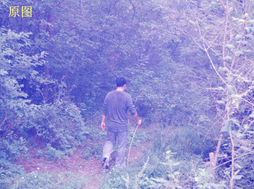
%> input picture 光电/matlab/retinex/msrretnx.bmp, 254 x 189 px, shrunk from 488 x 362 before the run
$ octave SSRetinex.m   (GNU Octave 9; MATLAB toolbox functions it lacks are replaced by stand-ins)
%> lines starting %> are read from the running program, lines starting %| are printed output that depends on the picture
%% SSR
close all
clear all
clc

%% 图像输入及参数设置
%选择图像
imagename='1.jpg';
%读取源图像
%imageres = imread(['F:\XY\master_thesis\speedtestimage\speedtestsmall',imagename]);
imageres = imread('msrretnx.bmp');
%> imageres is the input picture: size 189x254x3 uint8; mean R, G, B 146.5, 143.9, 207.6
figure,imshow(imageres,[0 255]);
imageres = double(imageres);
%> imageres: size 189x254x3 double
%构造高斯核

sigmal =30;

g_filter_window = fspecial('gaussian',[sigmal,sigmal],round(sigmal/3));

%r = 80;
%window_size = 2*r+1;
%g_filter_window = fspecial('gaussian',5,1.2);

%得到图像的长和宽
[height,length]=size(imageres(:,:,1));
%> height = 189; length = 254
%设置出处理后图像
imagedes = zeros(height,length,3);
%> imagedes: size 189x254x3 double; every value is 0

%% 处理

for imagechannel=1:1:3
    imagedes_temp = imfilter(imageres(:,:,imagechannel),g_filter_window,'conv','replicate');
    imagedes_temp = log(imageres(:,:,imagechannel)+1) - log(imagedes_temp+1);
    imagemin = min(min(imagedes_temp));
    imagemax = max(max(imagedes_temp));
    imagedes(:,:,imagechannel) = (imagedes_temp-imagemin)*255/(imagemax-imagemin);
end
%> this loop made 3 passes
%> (imagemin, imagemax) on passes 1 to 3: (-1.57, 0.621), (-2.19, 0.649), (-0.808, 0.215)
%> pass 1, `imagedes_temp = imfilter(imageres(:,:,imagechannel),g_filter_window,'c..`:
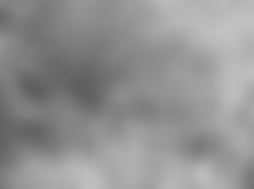
%> imagedes_temp: size 189x254 double; min 94.29, max 194.7, mean 146.5
%> pass 1, `imagedes_temp = log(imageres(:,:,imagechannel)+1) - log(imagedes_temp+..`:
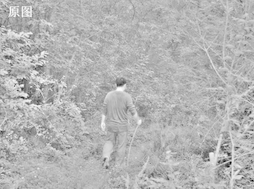
%> imagedes_temp: size 189x254 double; min -1.57, max 0.621, mean -0.0151; drawn with min black and max white
%> pass 2, `imagedes_temp = log(imageres(:,:,imagechannel)+1) - log(imagedes_temp+..`:
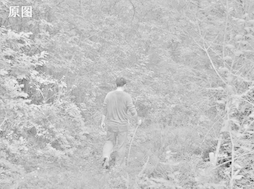
%> imagedes_temp: size 189x254 double; min -2.19, max 0.649, mean -0.0149; drawn with min black and max white
%> after the loop:
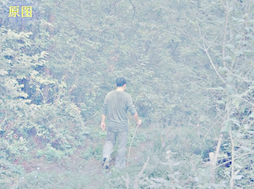
%> imagedes: size 189x254x3 double; mean R, G, B 181.1, 195.3, 201.2

imagedes = uint8(imagedes);
%> imagedes: size 189x254x3 uint8
figure,imshow(imagedes,[0 255]);

imagedes(:,:,1) = adapthisteq(imagedes(:,:,1));
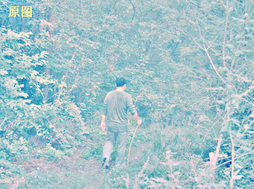
%> imagedes: size 189x254x3 uint8; mean R, G, B 164, 195.3, 201.2
imagedes(:,:,2) = adapthisteq(imagedes(:,:,2));
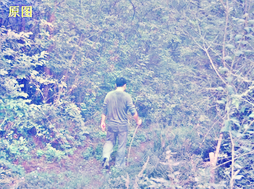
%> imagedes: size 189x254x3 uint8; mean R, G, B 164, 174.7, 201.2
imagedes(:,:,3) = adapthisteq(imagedes(:,:,3));
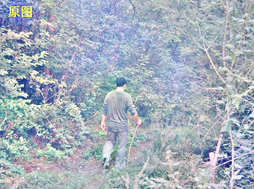
%> imagedes: size 189x254x3 uint8; mean R, G, B 164, 174.7, 186.8

%% 输出
figure,imshow(imagedes,[0 255]);

$ run again, with 光电/matlab/start/2.jpg saved as 光电/matlab/retinex/msrretnx.bmp
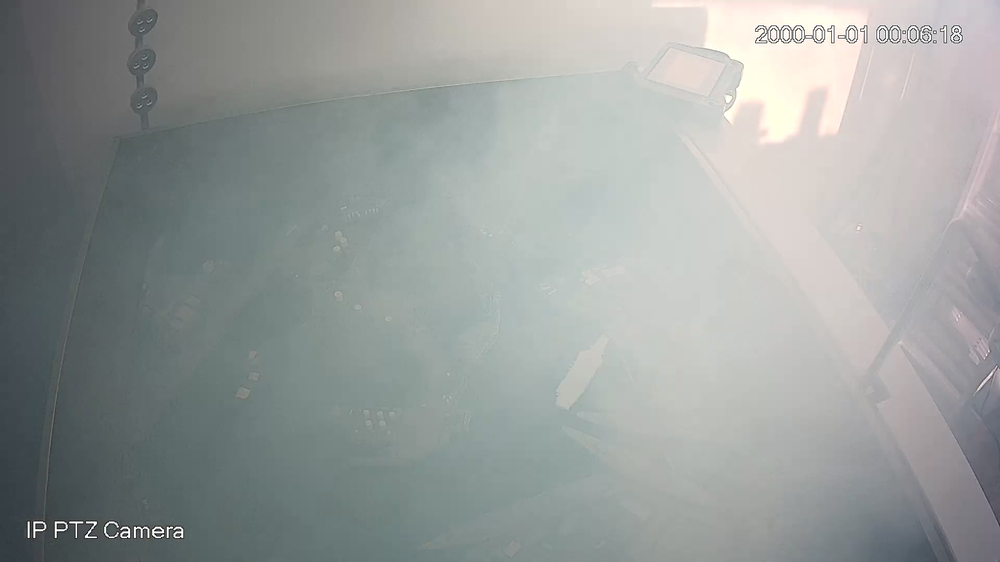
%> input picture 光电/matlab/start/2.jpg, 1000 x 562 px, shrunk from 1920 x 1080 before the run
%> imageres is the input picture: size 562x1000x3 uint8; mean R, G, B 151.8, 156.7, 154.9
%> imageres: size 562x1000x3 double
%> height = 562; length = 1000
%> the loop `for imagechannel=1:1:3` made 3 passes
%> (imagemin, imagemax) on passes 1 to 3: (-4.69, 1.18), (-4.75, 1.12), (-4.74, 1.08)
%> pass 1, `imagedes_temp = imfilter(imageres(:,:,imagechannel),g_filter_window,'c..`:
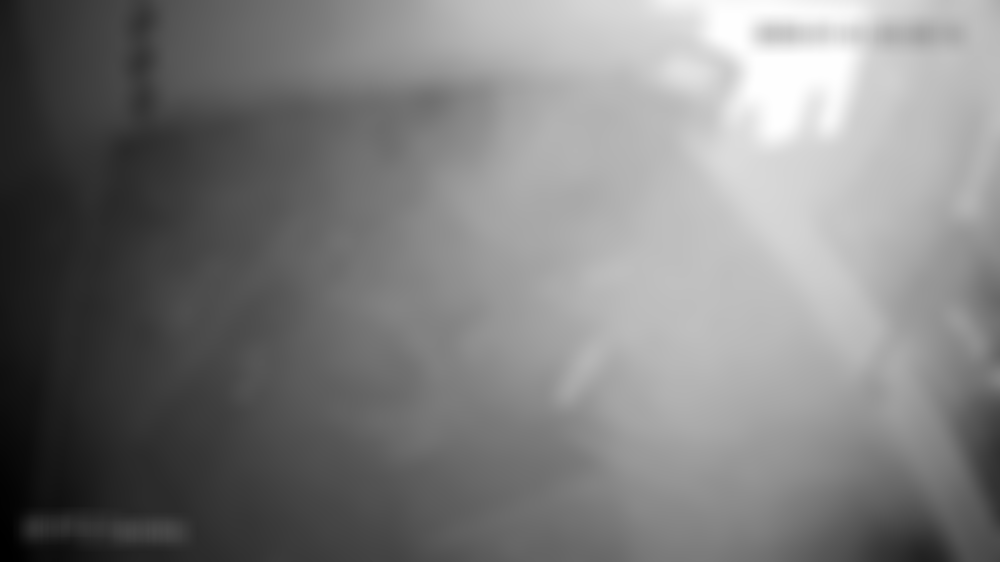
%> imagedes_temp: size 562x1000 double; min 51.35, max 255, mean 151.8; drawn with min black and max white
%> pass 1, `imagedes_temp = log(imageres(:,:,imagechannel)+1) - log(imagedes_temp+..`:
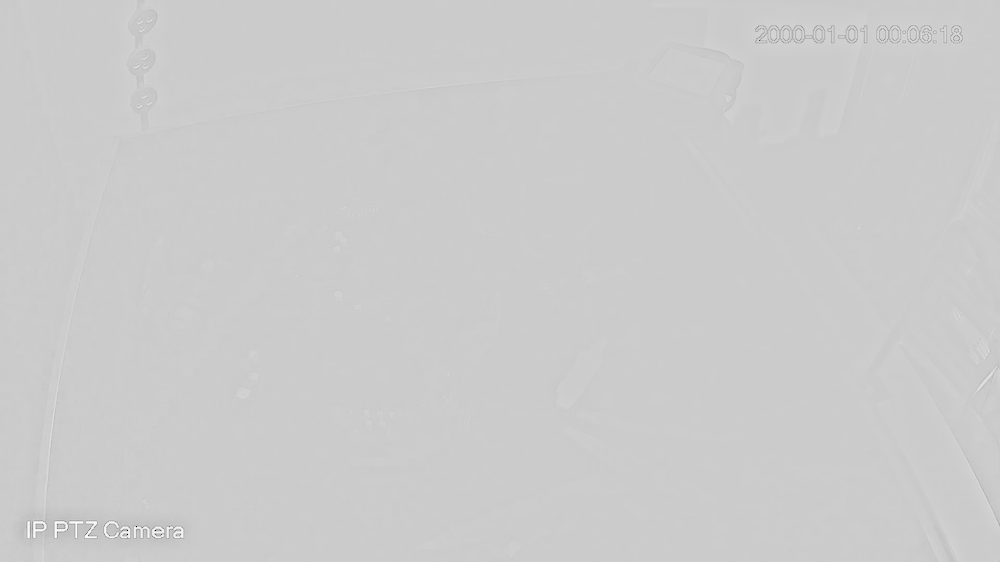
%> imagedes_temp: size 562x1000 double; min -4.69, max 1.18, mean -0.00178; drawn with min black and max white
